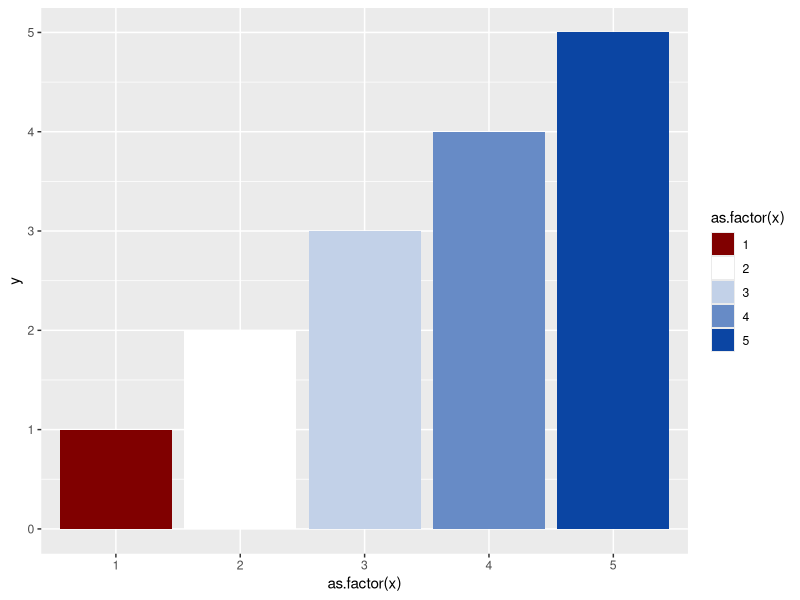
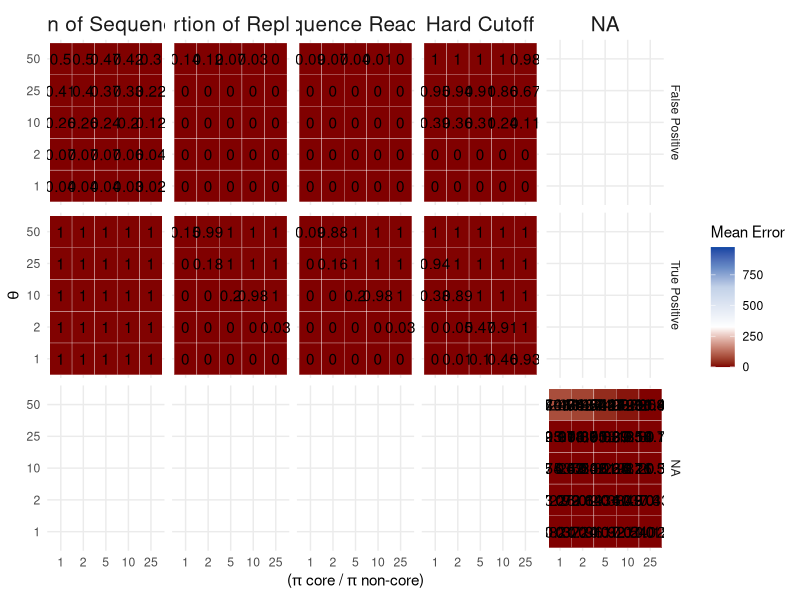

Here is the R script that generated these plots, in order: (Note: this script raises an error after producing the figures.)
## ---- chunk 1
library(MCMCpack)
library(tidyverse)
library(ggplot2)
library(RColorBrewer)
library(gridExtra)
## ---- chunk 2
# set the structure of our simlulated taxa table (not proritions of taxa, just rows by columns and expected core)
ntaxa<-1000
ncore<-25
nsites<-50
nreads<-2e06
nsims<-250
## ---- chunk 3
corenoncoreratio<-c(1,2,5,10,25)
p.core<-corenoncoreratio/(ntaxa - ncore + corenoncoreratio*ncore)
p.noncore<-( 1-(p.core*ncore) )/ (ntaxa - ncore)

theta<-c(1, 2, 10, 25, 50) #intensity parameter
## ---- chunk 4
## do a set of simulations across input parameter values and number of replicates ------
## set up the storage of input and output for the 25 simulation conditions
## quantify TP (true positives) and FP (false positives)
sim.df<-data.frame(expand.grid(corenoncoreratio=corenoncoreratio, theta=theta), 
           p.core=rep(p.core, length(theta)), 
           p.noncore=rep(p.noncore, length(theta)),

           meanerrorHardCutTP= numeric(length(p.core) * length(theta)),
           meanerrorPropReadTP = numeric(length(p.core) * length(theta)),
           meanerrorPropRepsTP = numeric(length(p.core) * length(theta)),
           meanerrorPropReadRepsTP = numeric(length(p.core) * length(theta)),
          meanerrorHardCutFP= numeric(length(p.core) * length(theta)),
           meanerrorPropReadFP = numeric(length(p.core) * length(theta)),
           meanerrorPropRepsFP = numeric(length(p.core) * length(theta)),
           meanerrorPropReadRepsFP = numeric(length(p.core) * length(theta)),
          meanerrorHardCutFP_num= numeric(length(p.core) * length(theta)),
           meanerrorPropReadFP_num = numeric(length(p.core) * length(theta)),
           meanerrorPropRepsFP_num = numeric(length(p.core) * length(theta)),
           meanerrorPropReadRepsFP_num = numeric(length(p.core) * length(theta)),
            meanerrorHardCutTP_num= numeric(length(p.core) * length(theta)),
           meanerrorPropReadTP_num = numeric(length(p.core) * length(theta)),
           meanerrorPropRepsTP_num = numeric(length(p.core) * length(theta)),
           meanerrorPropReadRepsTP_num = numeric(length(p.core) * length(theta))
           )
           #error2.5 = numeric(length(p.core) * length(theta)),
           #error97.5 = numeric(length(p.core) * length(theta)))

#sim.df
## ---- chunk 5
for(trt in 1:(nrow(sim.df))){
    
    # create empty vectors to store output for each method for every simulation
    tmp.err.HardCutTP <-  numeric(nsims)
    tmp.err.PropReadTP <- numeric(nsims)
    tmp.err.PropRepsTP <- numeric(nsims)
    tmp.err.PropReadRepsTP <- numeric(nsims)
    tmp.err.HardCutFP <-  numeric(nsims)
    tmp.err.PropReadFP <- numeric(nsims)
    tmp.err.PropRepsFP <- numeric(nsims)
    tmp.err.PropReadRepsFP <- numeric(nsims)
    tmp.err.HardCutTP_num <-  numeric(nsims)
    tmp.err.PropReadTP_num <- numeric(nsims)
    tmp.err.PropRepsTP_num <- numeric(nsims)
    tmp.err.PropReadRepsTP_num <- numeric(nsims)
    tmp.err.HardCutFP_num <-  numeric(nsims)
    tmp.err.PropReadFP_num <- numeric(nsims)
    tmp.err.PropRepsFP_num <- numeric(nsims)
    tmp.err.PropReadRepsFP_num <- numeric(nsims)
  for(i in 1:nsims){
    # create a single OTU table for all four methods to be compared against
    replicateSim <- round(rdirichlet(nsites, c(rep(sim.df$p.core[trt] * sim.df$theta[trt], ncore), 
                                               rep(sim.df$p.noncore[trt] * sim.df$theta[trt], ntaxa-ncore))) * nreads)
    
    # find true and false positives
    # true positives are those that meet in the criterion in the first 1:ncore taxa.  The remaining taxa are not part of the core, so any taxa meeting the criterion in that set are false positives
    
    # hard cut off method
    # tmp.err.HardCut[i] <-  sum(colSums((replicateSim >= 25)) >= 5) - ncore
    tmp.err.HardCutTP[i] <-  sum((colSums((replicateSim >= 25)) >= 5)[1:ncore])
    tmp.err.HardCutFP[i] <-  sum((colSums((replicateSim >= 25)) >= 5)[(ncore+1):ntaxa])

    # Prop reads
    #tmp.err.PropRead[i] <- sum(cumsum(sort(colSums(replicateSim)/sum(rowSums(replicateSim))))>=0.25)  - ncore
    tmp.err.PropReadTP[i] <- sum((cumsum(sort(colSums(replicateSim)/sum(rowSums(replicateSim)), decreasing = T))<= 0.75)[1:ncore])
    tmp.err.PropReadFP[i] <- sum((cumsum(sort(colSums(replicateSim)/sum(rowSums(replicateSim)), decreasing = T))<= 0.75)[(ncore+1):ntaxa])  
   
     # Prop Reps
    #tmp.err.PropReps[i] <- sum(colSums(replicateSim)>10*nrow(replicateSim))  - ncore
    #Sites in rows, otus in Columns
    tmp.err.PropRepsTP[i] <- sum((colSums(replicateSim>0) >= (0.5 * nsites))[1:ncore])  
    tmp.err.PropRepsFP[i] <- sum((colSums(replicateSim>0) >= (0.5 * nsites))[(ncore+1):ntaxa])   
    
    # Proportion of reps and reads
    #tmp.err.PropReadReps[i] <- sum((colSums(replicateSim>0) >= (0.5 * nsites)) & (colSums(replicateSim) >= sum(replicateSim) * 1/1000) )  - ncore
    tmp.err.PropReadRepsTP[i] <- sum(((colSums(replicateSim>0) >= (0.5 * nsites)) & (colSums(replicateSim) >= sum(replicateSim) * 1/1000) )[1:ncore]) 
    tmp.err.PropReadRepsFP[i] <- sum(((colSums(replicateSim>0) >= (0.5 * nsites)) & (colSums(replicateSim) >= sum(replicateSim) * 1/1000) )[(ncore+1):ntaxa]) 
  }
  
  # fill the dataframe from the chunk above with these values for later plotting
  sim.df$meanerrorHardCutTP[trt] <- mean(tmp.err.HardCutTP) / ncore
  sim.df$meanerrorPropReadTP[trt] <- mean(tmp.err.PropReadTP) / ncore
  sim.df$meanerrorPropRepsTP[trt] <- mean(tmp.err.PropRepsTP) / ncore
  sim.df$meanerrorPropReadRepsTP[trt] <- mean(tmp.err.PropReadRepsTP) / ncore
  
  sim.df$meanerrorHardCutFP[trt] <- mean(tmp.err.HardCutFP) / (ntaxa - ncore)
  sim.df$meanerrorPropReadFP[trt] <- mean(tmp.err.PropReadFP) / (ntaxa - ncore)
  sim.df$meanerrorPropRepsFP[trt] <- mean(tmp.err.PropRepsFP) / (ntaxa - ncore)
  sim.df$meanerrorPropReadRepsFP[trt] <- mean(tmp.err.PropReadRepsFP) / (ntaxa - ncore)
  
  sim.df$meanerrorHardCutTP_num[trt] <- mean(tmp.err.HardCutTP) 
sim.df$meanerrorPropReadTP_num[trt] <- mean(tmp.err.PropReadTP) 
  sim.df$meanerrorPropRepsTP_num[trt] <- mean(tmp.err.PropRepsTP) 
  sim.df$meanerrorPropReadRepsTP_num[trt] <- mean(tmp.err.PropReadRepsTP) 
  
  sim.df$meanerrorHardCutFP_num[trt] <- mean(tmp.err.HardCutFP) 
  sim.df$meanerrorPropReadFP_num[trt] <- mean(tmp.err.PropReadFP) 
  sim.df$meanerrorPropRepsFP_num[trt] <- mean(tmp.err.PropRepsFP) 
  sim.df$meanerrorPropReadRepsFP_num[trt] <- mean(tmp.err.PropReadRepsFP)
}
## ---- chunk 6
myPalette <- c("#800000", "#ffffff", "#C2D1E8", "#678BC6", "#0b45a3")
myPalette2 <- c("#ffffff", "#C2D1E8", "#678BC6", "#0b45a3")
myPalette3 <- c("#ffffff", "#C2D1E8")

df <- data.frame(x = c(1,2,3,4,5), y = c(1,2,3,4,5))

ggplot(df, aes(x = as.factor(x), y = y)) +
  geom_bar(stat = "identity", aes(fill = as.factor(x))) +
  scale_fill_manual(values = myPalette)
## ---- chunk 7
library(tidyverse)

sim.df$meanerrorHardCutTF_FP_num <- sim.df$meanerrorHardCutTP_num - sim.df$meanerrorHardCutFP_num
sim.df$meanerrorPropReadTF_FP_num <- sim.df$meanerrorPropReadTP_num - sim.df$meanerrorPropReadFP_num
sim.df$meanerrorPropRepsTF_FP_num <- sim.df$meanerrorPropRepsTP_num - sim.df$meanerrorPropRepsFP_num
sim.df$meanerrorPropReadRepsTF_FP_num <- sim.df$meanerrorPropReadRepsTP_num - sim.df$meanerrorPropReadRepsFP_num

#(sim.df$meanerrorHardCutTP_num - sim.df$meanerrorHardCutFP_num)
#(sim.df$meanerrorPropReadTP_num - sim.df$meanerrorPropReadFP_num)
#(sim.df$meanerrorPropRepsTP_num - sim.df$meanerrorPropRepsFP_num)
#(sim.df$meanerrorPropReadRepsTP_num - sim.df$meanerrorPropReadRepsFP_num)

#sim.df$meanerrorHardCutFP <- sim.df$meanerrorHardCutFP
#sim.df$meanerrorPropReadFP <- sim.df$meanerrorPropReadFP
#sim.df$meanerrorPropRepsFP <-  sim.df$meanerrorPropRepsFP
#sim.df$meanerrorPropReadRepsFP <-  sim.df$meanerrorPropReadRepsFP


#sim.df$meanerrorHardCutTP <- sim.df$meanerrorHardCutTP 
#sim.df$meanerrorPropReadTP <- sim.df$meanerrorPropReadTP 
#sim.df$meanerrorPropRepsTP <- sim.df$meanerrorPropRepsTP 
#sim.df$meanerrorPropReadRepsTP <- sim.df$meanerrorPropReadRepsTP
## ---- chunk 8
sim.df_all <- sim.df %>%
  # new column a name, new column b name, what do we want the values of
  gather(method, mean, 5:16) %>%
  # clean up the first column names to not have their underscore suffixes
  separate(method, into = c('method', 'error'), sep = -2, convert = TRUE) 

sim.df_all$method <- as.factor(sim.df_all$method)
sim.df_all$error <- as.factor(sim.df_all$error)

sim.df_all <- sim.df_all %>%
  # I'm refactoring the levels to have pretty names but
  # if you run 
  # unique(sim.df_all$method)
  # there's 8 levels?? Shouldn't we only have 4??)
    mutate(method = factor(method, levels = c("meanerrorHardCut",
                                            "meanerrorPropRead",  
                                          "meanerrorPropReadReps",
                                          "meanerrorPropReps"), labels = c("Hard Cutoff", "Proportion of Sequence Reads", "Proportion of Sequence Reads and Replicates", "Proportion of Replicates")))

# I had the code so that we can split on the underscore, then create this error column for if the values are
# FP, TF, of TP but I don't think this works given the new names in the column?
sim.df_all <- sim.df_all %>%
    mutate(error = factor(error, levels = c("FP", "TF", "TP"), labels = c("False Positive", "TP-FP", "True Positive")))

# By factoring the methods we can plot them in the order we want rather than alphabetically
sim.df_all$method <- factor(sim.df_all$method, 
                            levels = c("Proportion of Sequence Reads", 
                                       "Proportion of Replicates", 
                                       "Proportion of Sequence Reads and Replicates", 
                                       "Hard Cutoff"))

ggplot(sim.df_all, aes(x = as.factor(corenoncoreratio), y = as.factor(theta))) +
  geom_tile(aes(fill = mean), colour = "white") +
  facet_grid(error~method) +
  theme(legend.text=element_text(size=2)) +
  theme_minimal() +
  scale_fill_gradientn(colours = myPalette, values = scales::rescale(c(-0.5, 0, .5, .75, 1))) +
  geom_text(aes(label = round(sim.df_all$mean, digits = 2))) +
   labs(x = expression(paste("(", pi, " core / ", pi, " non-core)")),
       y = expression(paste(theta)),
       fill = "Mean Error") +
  theme(strip.text.x = element_text(size = 15))
## ---- chunk 9
tp <- sim.df_all %>%
  filter(sim.df_all$error == "True Positive")

tp_plot <- ggplot(tp, aes(x = as.factor(corenoncoreratio), y = as.factor(theta))) +
  geom_tile(aes(fill = mean), colour = "white") +
  facet_grid(error~method) +
  theme(legend.text=element_text(size=2)) +
  theme_minimal() +
  scale_fill_gradientn(colours = myPalette2, values = scales::rescale(c(-1000, -500, -25,0, 100, 500, 1000))) +
  geom_text(aes(label = round(tp$mean, digits = 2))) +
   labs(x = expression(paste("(", pi, " core / ", pi, " non-core)")),
       y = expression(paste(theta)),
       fill = "Mean Error") +
  theme(strip.text.x = element_text(size = 15)) +
    theme(axis.title.x=element_blank(),
        axis.text.x=element_blank(),
        axis.ticks.x=element_blank()) +
    theme(text = element_text(size = 20))
## ---- chunk 10
fp <- sim.df_all %>%
  filter(sim.df_all$error == "False Positive")

fp_plot <- ggplot(fp, aes(x = as.factor(corenoncoreratio), y = as.factor(theta))) +
  geom_tile(aes(fill = mean), colour = "white") +
  facet_grid(error~method) +
  theme(legend.text=element_text(size=2)) +
  theme_minimal() +
    scale_fill_gradientn(colours = myPalette2, values = scales::rescale(c(1000, 500, 25,0, -100, -500, -1000))) +
  geom_text(aes(label = round(fp$mean, digits = 2))) +
   labs(x = expression(paste("(", pi, " core / ", pi, " non-core)")),
       y = expression(paste(theta)),
       fill = "Mean Error") +
  theme(strip.text.x = element_text(size = 0)) +
    theme(axis.title.x=element_blank(),
        axis.text.x=element_blank(),
        axis.ticks.x=element_blank()) +
    theme(text = element_text(size = 20))
## ---- chunk 11
tf <- sim.df_all %>%
  filter(sim.df_all$error == "TP-FP")

tf_plot <- ggplot(tf, aes(x = as.factor(corenoncoreratio), y = as.factor(theta))) +
  geom_tile(aes(fill = mean), colour = "white") +
  facet_grid(error~method) +
  theme(legend.text=element_text(size=2)) +
  theme_minimal() +
  scale_fill_gradientn(colours = myPalette, values = scales::rescale(c(-0.5, 0, .5, .75, 1))) +
  geom_text(aes(label = round(tf$mean, digits = 2))) +
   labs(x = expression(paste("(", pi, " core / ", pi, " non-core)")),
       y = expression(paste(theta)),
       fill = "Mean Error") +
  theme(strip.text.x = element_text(size = 0)) +
  theme(text = element_text(size = 20))
## ---- chunk 12

gridExtra::grid.arrange(tp_plot, fp_plot, tf_plot, nrow = 3)

g <- gridExtra::arrangeGrob(tp_plot, fp_plot, tf_plot, nrow=3) #generates g
ggsave(file="Fig2.pdf", g, width = 25, height = 15) #saves g
